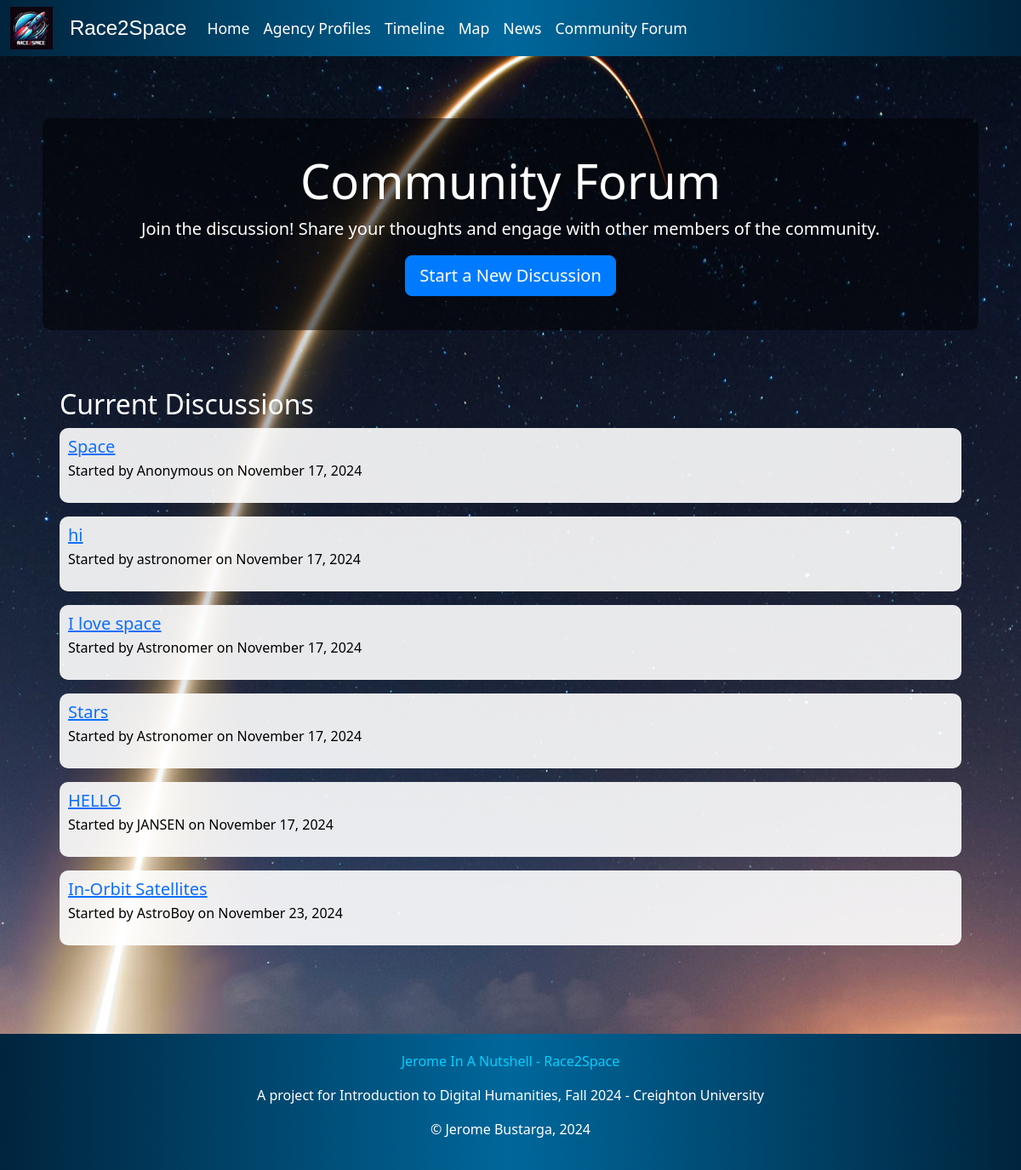
The app's page /forum/ with its own data.
### home/models.py (models this page shows, shortened)
class Discussion(models.Model):
    subject = models.CharField(max_length=255)
    message = models.TextField()
    author = models.ForeignKey(User, on_delete=models.CASCADE, null=True, blank=True)
    name = models.CharField(max_length=255, default='Anonymous')
    created_at = models.DateTimeField(auto_now_add=True)

### home/views.py (the view)
# urls.py: path('forum/', views.forum_home, name='forum_home'),
def forum_home(request):
    discussions = Discussion.objects.all()
    return render(request, 'home/forum_home.html', {'discussions': discussions})

### home/templates/home/forum_home.html (shortened to what this page needs)
{% extends 'home/base.html' %}
{% block content %}
<div class="jumbotron text-center">
    <h1 class="display-4">Community Forum</h1>
    <p class="lead">Join the discussion! Share your thoughts and engage with other members of the community.</p>
    <a class="btn btn-primary btn-lg" href="{% url 'start_discussion' %}" role="button">Start a New Discussion</a>
</div>
<div class="container mt-5 chat-box">
    <h2>Current Discussions</h2>
    <ul class="list-unstyled">
        {% for discussion in discussions %}
        <li class="media mb-3">
            <div class="media-body">
                <h5 class="mt-0 mb-1"><a href="{% url 'discussion_detail' discussion.id %}">{{ discussion.subject }}</a></h5>
                <p>Started by {{ discussion.name }} on {{ discussion.created_at|date:"F j, Y" }}</p>
            </div>
        </li>
        {% endfor %}
    </ul>
</div>
{% endblock %}

### home/templates/home/base.html (shortened to what this page needs)
<!DOCTYPE html>
<html lang="en">
<head>
    {% load static %}
    <link href="https://cdn.jsdelivr.net/npm/bootstrap@5.3.0/dist/css/bootstrap.min.css" rel="stylesheet">
    <link rel="stylesheet" href="https://unpkg.com/leaflet@1.7.1/dist/leaflet.css" />
</head>
<body>
    <nav class="navbar navbar-expand-lg">
        <div class="container-fluid">
                <img src="{% static 'home/racespace.png' %}" alt="Space" class="img-fluid" style="max-width: 50px; margin-right: 20px;">
            <a class="navbar-brand" href="#">Race2Space</a>
            <div class="collapse navbar-collapse" id="navbarNav">
                <ul class="navbar-nav">
                    <li class="nav-item">
                        <a class="nav-link active" aria-current="page" href="{% url 'home' %}">Home</a>
                    </li>
                    <li class="nav-item">
                        <a class="nav-link" href="{% url 'agency_list' %}">Agency Profiles</a>
                    </li>
                    <li class="nav-item">
                        <a class="nav-link" href="{% url 'timeline_view' %}">Timeline</a>
                    </li>
                    <li class="nav-item">
                        <a class="nav-link" href="{% url 'map_view' %}">Map</a>
                    </li>
                    <li class="nav-item">
                        <a class="nav-link" href="{% url 'news_list' %}">News</a>
                    </li>
                    <li class="nav-item">
                        <a class="nav-link" href="{% url 'forum_home' %}">Community Forum</a>
                    </li>
                </ul>
            </div>
        </div>
    </nav>
    <div class="container mt-5">
        {% block content %}
        {% endblock %}
    </div>
    <footer class="text-center mt-5">
        <p><a href="https://jeromebustarga.site/wordpress" target="_blank">Jerome In A Nutshell - Race2Space</a></p>
        <p>A project for Introduction to Digital Humanities, Fall 2024 - Creighton University</p>
        <p>&copy; Jerome Bustarga, 2024</p>
    </footer>
</body>
</html>

### records on screen
Discussion: subject "Space", name "Anonymous", created_at "November 17, 2024"
Discussion: subject "hi", name "astronomer", created_at "November 17, 2024"
Discussion: subject "I love space", name "Astronomer", created_at "November 17, 2024"
Discussion: subject "Stars", name "Astronomer", created_at "November 17, 2024"
Discussion: subject "HELLO", name "JANSEN", created_at "November 17, 2024"
Discussion: subject "In-Orbit Satellites", name "AstroBoy", created_at "November 23, 2024"
